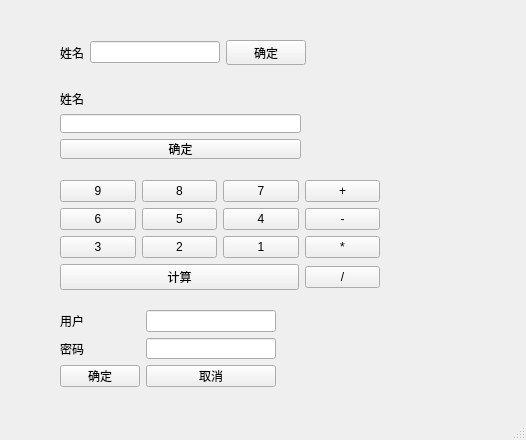
<?xml version="1.0" encoding="UTF-8"?>
<ui version="4.0">
 <class>MainWindow</class>
 <widget class="QMainWindow" name="MainWindow">
  <property name="geometry">
   <rect>
    <x>0</x>
    <y>0</y>
    <width>526</width>
    <height>440</height>
   </rect>
  </property>
  <property name="windowTitle">
   <string>MainWindow</string>
  </property>
  <widget class="QWidget" name="centralwidget">
   <widget class="QWidget" name="">
    <property name="geometry">
     <rect>
      <x>60</x>
      <y>40</y>
      <width>246</width>
      <height>25</height>
     </rect>
    </property>
    <layout class="QHBoxLayout" name="horizontalLayout">
     <item>
      <widget class="QLabel" name="label">
       <property name="text">
        <string>姓名</string>
       </property>
      </widget>
     </item>
     <item>
      <widget class="QLineEdit" name="lineEdit"/>
     </item>
     <item>
      <widget class="QPushButton" name="pushButton">
       <property name="text">
        <string>确定</string>
       </property>
      </widget>
     </item>
    </layout>
   </widget>
   <widget class="QWidget" name="">
    <property name="geometry">
     <rect>
      <x>60</x>
      <y>90</y>
      <width>241</width>
      <height>69</height>
     </rect>
    </property>
    <layout class="QVBoxLayout" name="verticalLayout">
     <item>
      <widget class="QLabel" name="label_2">
       <property name="text">
        <string>姓名</string>
       </property>
      </widget>
     </item>
     <item>
      <widget class="QLineEdit" name="lineEdit_2"/>
     </item>
     <item>
      <widget class="QPushButton" name="pushButton_2">
       <property name="text">
        <string>确定</string>
       </property>
      </widget>
     </item>
    </layout>
   </widget>
   <widget class="QWidget" name="">
    <property name="geometry">
     <rect>
      <x>60</x>
      <y>180</y>
      <width>320</width>
      <height>112</height>
     </rect>
    </property>
    <layout class="QGridLayout" name="gridLayout">
     <item row="0" column="0">
      <widget class="QPushButton" name="pushButton_3">
       <property name="text">
        <string>9</string>
       </property>
      </widget>
     </item>
     <item row="0" column="1">
      <widget class="QPushButton" name="pushButton_4">
       <property name="text">
        <string>8</string>
       </property>
      </widget>
     </item>
     <item row="0" column="2">
      <widget class="QPushButton" name="pushButton_5">
       <property name="text">
        <string>7</string>
       </property>
      </widget>
     </item>
     <item row="0" column="3">
      <widget class="QPushButton" name="pushButton_6">
       <property name="text">
        <string>+</string>
       </property>
      </widget>
     </item>
     <item row="1" column="0">
      <widget class="QPushButton" name="pushButton_10">
       <property name="text">
        <string>6</string>
       </property>
      </widget>
     </item>
     <item row="1" column="1">
      <widget class="QPushButton" name="pushButton_8">
       <property name="text">
        <string>5</string>
       </property>
      </widget>
     </item>
     <item row="1" column="2">
      <widget class="QPushButton" name="pushButton_9">
       <property name="text">
        <string>4</string>
       </property>
      </widget>
     </item>
     <item row="1" column="3">
      <widget class="QPushButton" name="pushButton_7">
       <property name="text">
        <string>-</string>
       </property>
      </widget>
     </item>
     <item row="2" column="0">
      <widget class="QPushButton" name="pushButton_11">
       <property name="text">
        <string>3</string>
       </property>
      </widget>
     </item>
     <item row="2" column="1">
      <widget class="QPushButton" name="pushButton_14">
       <property name="text">
        <string>2</string>
       </property>
      </widget>
     </item>
     <item row="2" column="2">
      <widget class="QPushButton" name="pushButton_13">
       <property name="text">
        <string>1</string>
       </property>
      </widget>
     </item>
     <item row="2" column="3">
      <widget class="QPushButton" name="pushButton_12">
       <property name="text">
        <string>*</string>
       </property>
      </widget>
     </item>
     <item row="3" column="3">
      <widget class="QPushButton" name="pushButton_16">
       <property name="text">
        <string>/</string>
       </property>
      </widget>
     </item>
     <item row="3" column="0" colspan="3">
      <widget class="QPushButton" name="pushButton_15">
       <property name="text">
        <string>计算</string>
       </property>
      </widget>
     </item>
    </layout>
   </widget>
   <widget class="QWidget" name="">
    <property name="geometry">
     <rect>
      <x>60</x>
      <y>310</y>
      <width>216</width>
      <height>77</height>
     </rect>
    </property>
    <layout class="QFormLayout" name="formLayout">
     <item row="0" column="0">
      <widget class="QLabel" name="label_3">
       <property name="text">
        <string>用户</string>
       </property>
      </widget>
     </item>
     <item row="0" column="1">
      <widget class="QLineEdit" name="lineEdit_3"/>
     </item>
     <item row="1" column="0">
      <widget class="QLabel" name="label_4">
       <property name="text">
        <string>密码</string>
       </property>
      </widget>
     </item>
     <item row="1" column="1">
      <widget class="QLineEdit" name="lineEdit_4"/>
     </item>
     <item row="2" column="0">
      <widget class="QPushButton" name="pushButton_17">
       <property name="text">
        <string>确定</string>
       </property>
      </widget>
     </item>
     <item row="2" column="1">
      <widget class="QPushButton" name="pushButton_18">
       <property name="text">
        <string>取消</string>
       </property>
      </widget>
     </item>
    </layout>
   </widget>
  </widget>
  <widget class="QMenuBar" name="menubar">
   <property name="geometry">
    <rect>
     <x>0</x>
     <y>0</y>
     <width>526</width>
     <height>23</height>
    </rect>
   </property>
  </widget>
  <widget class="QStatusBar" name="statusbar"/>
 </widget>
 <resources/>
 <connections/>
</ui>
